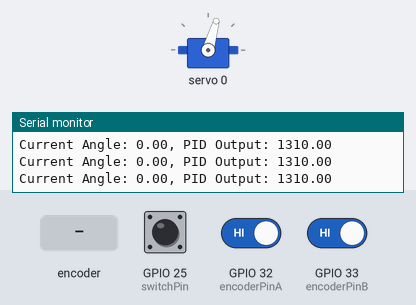
This sketch was run on a simulated ESP32. Parts: servo, the last lines printed to the serial monitor. The inputs (shaded band) are chosen by the test bench; at power-on: GPIO 25 (switchPin) HIGH, GPIO 32 (encoderPinA) HIGH, GPIO 33 (encoderPinB) HIGH.

Above: at 1.2 s.
1.3 s: rotary encoder on GPIO 32 (encoderPinA) / GPIO 33 (encoderPinB) turned 2 steps (second pin leading)
At 1.56 s:
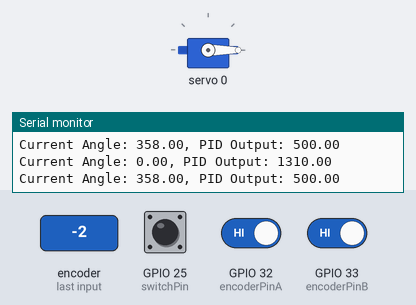
Timing chart, 0 to 4.3 s (numbered marks = the images above; inputs shaded):
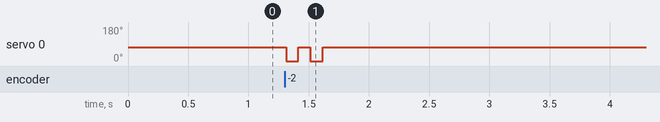

The sketch:

PID-Controller.ino
```cpp
#include <PID_v1_bc.h>
#include <Wire.h>
#include <Adafruit_PWMServoDriver.h>

#define MIN_PULSE_WIDTH 500
#define MAX_PULSE_WIDTH 2500
#define FREQUENCY 50

uint8_t servo = 0; // Servo Instantiation

// Define pins
const int encoderPinA = 32;                // Replace with your encoder pin
const int encoderPinB = 33;                // Replace with your encoder pin
const int switchPin = 25;                  // define the input pin for the encoder switch
const int fullRevolutionValue240 = 240;   // Encoder units for one full revolution
const int fullRevolutionValue360 = 360;   // Degrees in one full revolution

// Encoder parameters
int encoderPos240 = 0;                    // Encoder position for 240-unit cycle
int encoderPos360 = 0;                    // Encoder position for 360-degree cycle
int lastEncoded = 0;
int switchState = HIGH;
int lastSwitchState = HIGH;

// PID parameters
double Kp = 9.0;                    // Proportional constant
double Ki = 0.0;                    // Integral Constant
double Kd = 0.0;                    // Derivative Constant
double targetAngle = 90;            // Target angle
double currentAngle = 0;            // Current angle from encoder
double output = 0;                  // PID output

PID control(&currentAngle, &output, &targetAngle, Kp, Ki, Kd, DIRECT); // PID object
Adafruit_PWMServoDriver pwm = Adafruit_PWMServoDriver();

void setup() {
  pwm.begin();
  pwm.setPWMFreq(FREQUENCY);

  // Initialize PID controller
  control.SetMode(AUTOMATIC); //AUTOMATIC
  control.SetOutputLimits(MIN_PULSE_WIDTH, MAX_PULSE_WIDTH); // PWM output range in us


  pinMode(encoderPinA, INPUT);
  pinMode(encoderPinB, INPUT);
  pinMode(switchPin, INPUT_PULLUP); // configure switch pin with internal pull-up resistor
  Serial.begin(9600);
}

void loop() {
  // Read encoder to find current angle
  currentAngle = readEncoder();

  // Compute the PID output
  control.Compute();

  // Adjust servo speed based on PID output
  int pcaValue = map(output, 0, 1000000 / FREQUENCY, 0, 4096);
  pwm.setPWM(servo, 0, pcaValue);

  // Debugging: Print the encoder reading and PID output
  Serial.print("Current Angle: ");
  Serial.print(currentAngle);
  Serial.print(", PID Output: ");
  Serial.println(output);

  delay(100);
}

int readEncoder() {
  switchState = digitalRead(switchPin);
  lastSwitchState = switchState;

  int MSB = digitalRead(encoderPinA);
  int LSB = digitalRead(encoderPinB);
  int encoded = (MSB << 1) | LSB;
  int sum = (lastEncoded << 2) | encoded;

  if (sum == 0b1101 || sum == 0b0100 || sum == 0b0010 || sum == 0b1011) {
    encoderPos240++;
  } else if (sum == 0b1110 || sum == 0b0111 || sum == 0b0001 || sum == 0b1000) {
    encoderPos240--;
  }

  lastEncoded = encoded;

  // Ensure encoderPos240 stays within a full revolution
  if (encoderPos240 >= fullRevolutionValue240) {
    encoderPos240 = 0;
  } else if (encoderPos240 < 0) {
    encoderPos240 = fullRevolutionValue240 - 1;
  }

  // Map encoderPos240 to encoderPos360 for a 360-degree cycle
  encoderPos360 = map(encoderPos240, 0, fullRevolutionValue240, 0, fullRevolutionValue360);
  lastEncoded = encoded; // Save the current encoder state for the next iteration

  return encoderPos360;
}
```

Measured:
- after the input at 1.3 s, servo 0: alternates 74° for 0.10 s and 0° for 0.10 s, 4 changes in all, then stays 74°, starting at once
